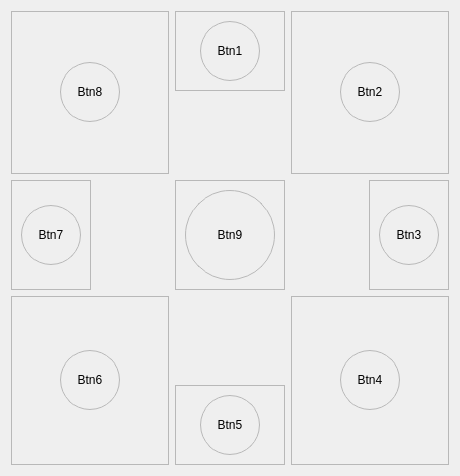
<?xml version="1.0" encoding="UTF-8"?>
<ui version="4.0">
 <class>Form</class>
 <widget class="QWidget" name="Form">
  <property name="geometry">
   <rect>
    <x>0</x>
    <y>0</y>
    <width>460</width>
    <height>476</height>
   </rect>
  </property>
  <property name="minimumSize">
   <size>
    <width>0</width>
    <height>0</height>
   </size>
  </property>
  <property name="maximumSize">
   <size>
    <width>16777215</width>
    <height>16777215</height>
   </size>
  </property>
  <property name="windowTitle">
   <string>Form</string>
  </property>
  <property name="styleSheet">
   <string notr="true"/>
  </property>
  <layout class="QGridLayout" name="gridLayout">
   <item row="0" column="0" rowspan="2" colspan="2">
    <widget class="QFrame" name="frame_18">
     <property name="frameShape">
      <enum>QFrame::StyledPanel</enum>
     </property>
     <property name="frameShadow">
      <enum>QFrame::Raised</enum>
     </property>
     <layout class="QHBoxLayout" name="horizontalLayout_26">
      <item>
       <widget class="QToolButton" name="toolButton_26">
        <property name="sizePolicy">
         <sizepolicy hsizetype="Minimum" vsizetype="Minimum">
          <horstretch>0</horstretch>
          <verstretch>0</verstretch>
         </sizepolicy>
        </property>
        <property name="minimumSize">
         <size>
          <width>60</width>
          <height>60</height>
         </size>
        </property>
        <property name="maximumSize">
         <size>
          <width>60</width>
          <height>60</height>
         </size>
        </property>
        <property name="styleSheet">
         <string notr="true">QPushButton, QToolButton {
    /* On définit une bordure pour forcer Qt à prendre en compte le border-radius */
    border: 1px solid palette(mid); 
    border-radius: 30px; /* Pour un bouton de 50x50 */
}

QPushButton:hover, QToolButton:hover {
    background-color: palette(highlight); /* Utilise la couleur de sélection du thème actuel */
}</string>
        </property>
        <property name="text">
         <string>Btn8</string>
        </property>
        <property name="iconSize">
         <size>
          <width>40</width>
          <height>40</height>
         </size>
        </property>
       </widget>
      </item>
     </layout>
    </widget>
   </item>
   <item row="0" column="2">
    <widget class="QFrame" name="frame_10">
     <property name="frameShape">
      <enum>QFrame::StyledPanel</enum>
     </property>
     <property name="frameShadow">
      <enum>QFrame::Raised</enum>
     </property>
     <layout class="QHBoxLayout" name="horizontalLayout_18">
      <item>
       <widget class="QToolButton" name="toolButton_14">
        <property name="sizePolicy">
         <sizepolicy hsizetype="Minimum" vsizetype="Minimum">
          <horstretch>0</horstretch>
          <verstretch>0</verstretch>
         </sizepolicy>
        </property>
        <property name="minimumSize">
         <size>
          <width>60</width>
          <height>60</height>
         </size>
        </property>
        <property name="maximumSize">
         <size>
          <width>60</width>
          <height>60</height>
         </size>
        </property>
        <property name="styleSheet">
         <string notr="true">QPushButton, QToolButton {
    /* On définit une bordure pour forcer Qt à prendre en compte le border-radius */
    border: 1px solid palette(mid); 
    border-radius: 30px; /* Pour un bouton de 50x50 */
}

QPushButton:hover, QToolButton:hover {
    background-color: palette(highlight); /* Utilise la couleur de sélection du thème actuel */
}</string>
        </property>
        <property name="text">
         <string>Btn1</string>
        </property>
        <property name="iconSize">
         <size>
          <width>40</width>
          <height>40</height>
         </size>
        </property>
       </widget>
      </item>
     </layout>
    </widget>
   </item>
   <item row="0" column="3" rowspan="2" colspan="2">
    <widget class="QFrame" name="frame_16">
     <property name="frameShape">
      <enum>QFrame::StyledPanel</enum>
     </property>
     <property name="frameShadow">
      <enum>QFrame::Raised</enum>
     </property>
     <layout class="QHBoxLayout" name="horizontalLayout_24">
      <item>
       <widget class="QToolButton" name="toolButton_24">
        <property name="sizePolicy">
         <sizepolicy hsizetype="Minimum" vsizetype="Minimum">
          <horstretch>0</horstretch>
          <verstretch>0</verstretch>
         </sizepolicy>
        </property>
        <property name="minimumSize">
         <size>
          <width>60</width>
          <height>60</height>
         </size>
        </property>
        <property name="maximumSize">
         <size>
          <width>60</width>
          <height>60</height>
         </size>
        </property>
        <property name="styleSheet">
         <string notr="true">QPushButton, QToolButton {
    /* On définit une bordure pour forcer Qt à prendre en compte le border-radius */
    border: 1px solid palette(mid); 
    border-radius: 30px; /* Pour un bouton de 50x50 */
}

QPushButton:hover, QToolButton:hover {
    background-color: palette(highlight); /* Utilise la couleur de sélection du thème actuel */
}</string>
        </property>
        <property name="text">
         <string>Btn2</string>
        </property>
        <property name="iconSize">
         <size>
          <width>40</width>
          <height>40</height>
         </size>
        </property>
       </widget>
      </item>
     </layout>
    </widget>
   </item>
   <item row="1" column="2">
    <spacer name="verticalSpacer">
     <property name="orientation">
      <enum>Qt::Vertical</enum>
     </property>
     <property name="sizeType">
      <enum>QSizePolicy::Expanding</enum>
     </property>
     <property name="sizeHint" stdset="0">
      <size>
       <width>20</width>
       <height>9</height>
      </size>
     </property>
    </spacer>
   </item>
   <item row="2" column="0">
    <widget class="QFrame" name="frame_11">
     <property name="frameShape">
      <enum>QFrame::StyledPanel</enum>
     </property>
     <property name="frameShadow">
      <enum>QFrame::Raised</enum>
     </property>
     <layout class="QHBoxLayout" name="horizontalLayout_19">
      <item>
       <widget class="QToolButton" name="toolButton_19">
        <property name="sizePolicy">
         <sizepolicy hsizetype="Minimum" vsizetype="Minimum">
          <horstretch>0</horstretch>
          <verstretch>0</verstretch>
         </sizepolicy>
        </property>
        <property name="minimumSize">
         <size>
          <width>60</width>
          <height>60</height>
         </size>
        </property>
        <property name="maximumSize">
         <size>
          <width>60</width>
          <height>60</height>
         </size>
        </property>
        <property name="styleSheet">
         <string notr="true">QPushButton, QToolButton {
    /* On définit une bordure pour forcer Qt à prendre en compte le border-radius */
    border: 1px solid palette(mid); 
    border-radius: 30px; /* Pour un bouton de 50x50 */
}

QPushButton:hover, QToolButton:hover {
    background-color: palette(highlight); /* Utilise la couleur de sélection du thème actuel */
}</string>
        </property>
        <property name="text">
         <string>Btn7</string>
        </property>
        <property name="iconSize">
         <size>
          <width>40</width>
          <height>40</height>
         </size>
        </property>
       </widget>
      </item>
     </layout>
    </widget>
   </item>
   <item row="2" column="1">
    <spacer name="horizontalSpacer">
     <property name="orientation">
      <enum>Qt::Horizontal</enum>
     </property>
     <property name="sizeHint" stdset="0">
      <size>
       <width>29</width>
       <height>20</height>
      </size>
     </property>
    </spacer>
   </item>
   <item row="2" column="2">
    <widget class="QFrame" name="frame_15">
     <property name="frameShape">
      <enum>QFrame::StyledPanel</enum>
     </property>
     <property name="frameShadow">
      <enum>QFrame::Raised</enum>
     </property>
     <layout class="QHBoxLayout" name="horizontalLayout_23">
      <item>
       <widget class="QToolButton" name="toolButton_23">
        <property name="sizePolicy">
         <sizepolicy hsizetype="Minimum" vsizetype="Minimum">
          <horstretch>0</horstretch>
          <verstretch>0</verstretch>
         </sizepolicy>
        </property>
        <property name="minimumSize">
         <size>
          <width>90</width>
          <height>90</height>
         </size>
        </property>
        <property name="maximumSize">
         <size>
          <width>16777215</width>
          <height>16777215</height>
         </size>
        </property>
        <property name="styleSheet">
         <string notr="true">QPushButton, QToolButton {
    /* Utilise la bordure du thème */
    border: 1px solid palette(mid); 
    border-radius: 45px; 
}

QPushButton:hover, QToolButton:hover {
    /* La couleur de survol du thème */
    background-color: palette(highlight);
}</string>
        </property>
        <property name="text">
         <string>Btn9</string>
        </property>
        <property name="iconSize">
         <size>
          <width>70</width>
          <height>70</height>
         </size>
        </property>
       </widget>
      </item>
     </layout>
    </widget>
   </item>
   <item row="2" column="3">
    <spacer name="horizontalSpacer_2">
     <property name="orientation">
      <enum>Qt::Horizontal</enum>
     </property>
     <property name="sizeHint" stdset="0">
      <size>
       <width>29</width>
       <height>20</height>
      </size>
     </property>
    </spacer>
   </item>
   <item row="2" column="4">
    <widget class="QFrame" name="frame_14">
     <property name="frameShape">
      <enum>QFrame::StyledPanel</enum>
     </property>
     <property name="frameShadow">
      <enum>QFrame::Raised</enum>
     </property>
     <layout class="QHBoxLayout" name="horizontalLayout_22">
      <item>
       <widget class="QToolButton" name="toolButton_22">
        <property name="sizePolicy">
         <sizepolicy hsizetype="Minimum" vsizetype="Minimum">
          <horstretch>0</horstretch>
          <verstretch>0</verstretch>
         </sizepolicy>
        </property>
        <property name="minimumSize">
         <size>
          <width>60</width>
          <height>60</height>
         </size>
        </property>
        <property name="maximumSize">
         <size>
          <width>60</width>
          <height>60</height>
         </size>
        </property>
        <property name="styleSheet">
         <string notr="true">QPushButton, QToolButton {
    /* On définit une bordure pour forcer Qt à prendre en compte le border-radius */
    border: 1px solid palette(mid); 
    border-radius: 30px; /* Pour un bouton de 50x50 */
}

QPushButton:hover, QToolButton:hover {
    background-color: palette(highlight); /* Utilise la couleur de sélection du thème actuel */
}</string>
        </property>
        <property name="text">
         <string>Btn3</string>
        </property>
        <property name="iconSize">
         <size>
          <width>40</width>
          <height>40</height>
         </size>
        </property>
       </widget>
      </item>
     </layout>
    </widget>
   </item>
   <item row="3" column="0" rowspan="2" colspan="2">
    <widget class="QFrame" name="frame_17">
     <property name="frameShape">
      <enum>QFrame::StyledPanel</enum>
     </property>
     <property name="frameShadow">
      <enum>QFrame::Raised</enum>
     </property>
     <layout class="QHBoxLayout" name="horizontalLayout_25">
      <item>
       <widget class="QToolButton" name="toolButton_25">
        <property name="sizePolicy">
         <sizepolicy hsizetype="Minimum" vsizetype="Minimum">
          <horstretch>0</horstretch>
          <verstretch>0</verstretch>
         </sizepolicy>
        </property>
        <property name="minimumSize">
         <size>
          <width>60</width>
          <height>60</height>
         </size>
        </property>
        <property name="maximumSize">
         <size>
          <width>60</width>
          <height>60</height>
         </size>
        </property>
        <property name="styleSheet">
         <string notr="true">QPushButton, QToolButton {
    /* On définit une bordure pour forcer Qt à prendre en compte le border-radius */
    border: 1px solid palette(mid); 
    border-radius: 30px; /* Pour un bouton de 50x50 */
}

QPushButton:hover, QToolButton:hover {
    background-color: palette(highlight); /* Utilise la couleur de sélection du thème actuel */
}</string>
        </property>
        <property name="text">
         <string>Btn6</string>
        </property>
        <property name="iconSize">
         <size>
          <width>40</width>
          <height>40</height>
         </size>
        </property>
       </widget>
      </item>
     </layout>
    </widget>
   </item>
   <item row="3" column="2">
    <spacer name="verticalSpacer_2">
     <property name="orientation">
      <enum>Qt::Vertical</enum>
     </property>
     <property name="sizeHint" stdset="0">
      <size>
       <width>20</width>
       <height>10</height>
      </size>
     </property>
    </spacer>
   </item>
   <item row="3" column="3" rowspan="2" colspan="2">
    <widget class="QFrame" name="frame_13">
     <property name="frameShape">
      <enum>QFrame::StyledPanel</enum>
     </property>
     <property name="frameShadow">
      <enum>QFrame::Raised</enum>
     </property>
     <layout class="QHBoxLayout" name="horizontalLayout_21">
      <item>
       <widget class="QToolButton" name="toolButton_21">
        <property name="sizePolicy">
         <sizepolicy hsizetype="Minimum" vsizetype="Minimum">
          <horstretch>0</horstretch>
          <verstretch>0</verstretch>
         </sizepolicy>
        </property>
        <property name="minimumSize">
         <size>
          <width>60</width>
          <height>60</height>
         </size>
        </property>
        <property name="maximumSize">
         <size>
          <width>60</width>
          <height>60</height>
         </size>
        </property>
        <property name="styleSheet">
         <string notr="true">QPushButton, QToolButton {
    /* On définit une bordure pour forcer Qt à prendre en compte le border-radius */
    border: 1px solid palette(mid); 
    border-radius: 30px; /* Pour un bouton de 50x50 */
}

QPushButton:hover, QToolButton:hover {
    background-color: palette(highlight); /* Utilise la couleur de sélection du thème actuel */
}</string>
        </property>
        <property name="text">
         <string>Btn4</string>
        </property>
        <property name="iconSize">
         <size>
          <width>40</width>
          <height>40</height>
         </size>
        </property>
       </widget>
      </item>
     </layout>
    </widget>
   </item>
   <item row="4" column="2">
    <widget class="QFrame" name="frame_12">
     <property name="frameShape">
      <enum>QFrame::StyledPanel</enum>
     </property>
     <property name="frameShadow">
      <enum>QFrame::Raised</enum>
     </property>
     <layout class="QHBoxLayout" name="horizontalLayout_20">
      <item>
       <widget class="QToolButton" name="toolButton_20">
        <property name="sizePolicy">
         <sizepolicy hsizetype="Minimum" vsizetype="Minimum">
          <horstretch>0</horstretch>
          <verstretch>0</verstretch>
         </sizepolicy>
        </property>
        <property name="minimumSize">
         <size>
          <width>60</width>
          <height>60</height>
         </size>
        </property>
        <property name="maximumSize">
         <size>
          <width>60</width>
          <height>60</height>
         </size>
        </property>
        <property name="styleSheet">
         <string notr="true">QPushButton, QToolButton {
    /* On définit une bordure pour forcer Qt à prendre en compte le border-radius */
    border: 1px solid palette(mid); 
    border-radius: 30px; /* Pour un bouton de 50x50 */
}

QPushButton:hover, QToolButton:hover {
    background-color: palette(highlight); /* Utilise la couleur de sélection du thème actuel */
}</string>
        </property>
        <property name="text">
         <string>Btn5</string>
        </property>
        <property name="iconSize">
         <size>
          <width>40</width>
          <height>40</height>
         </size>
        </property>
       </widget>
      </item>
     </layout>
    </widget>
   </item>
  </layout>
 </widget>
 <resources/>
 <connections/>
</ui>
